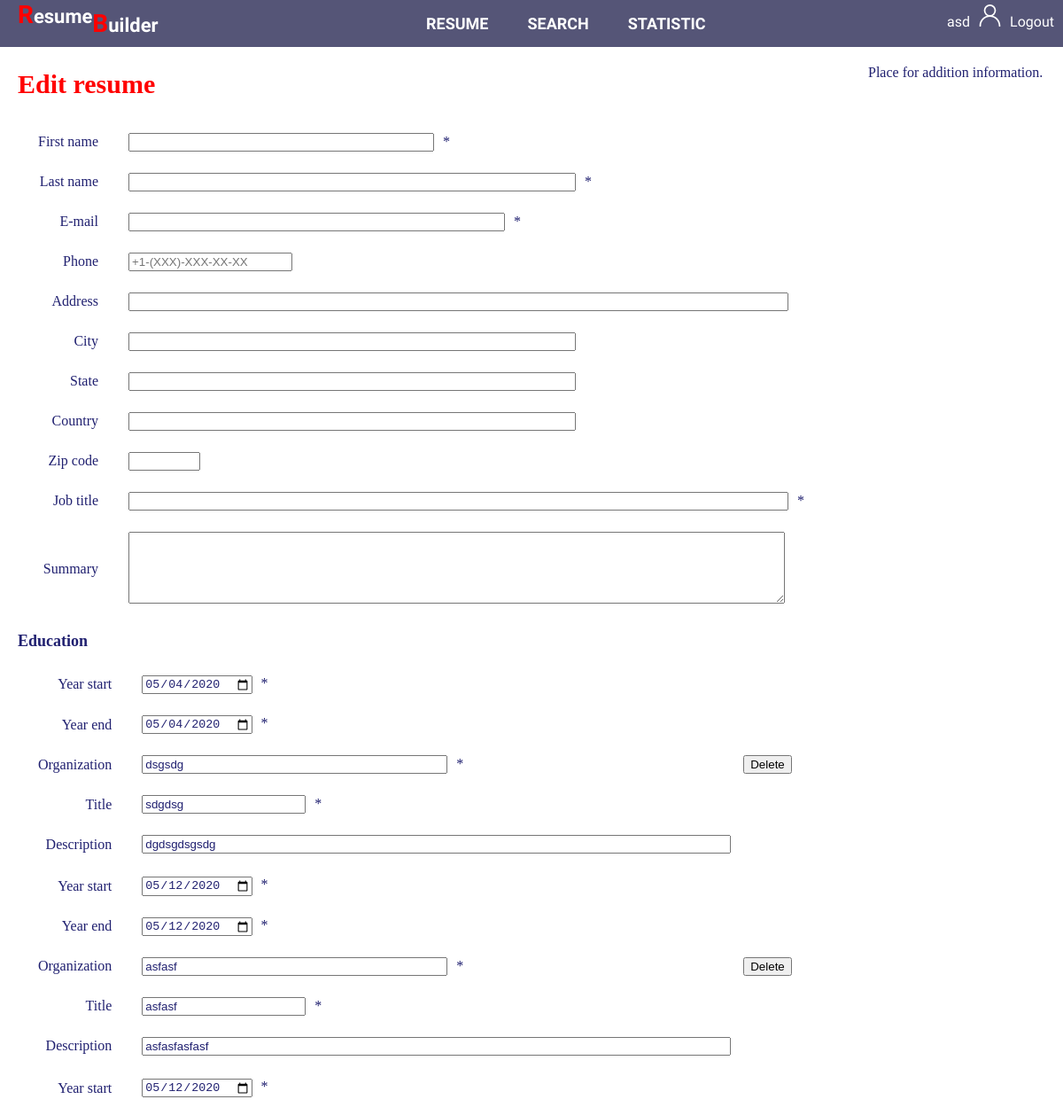
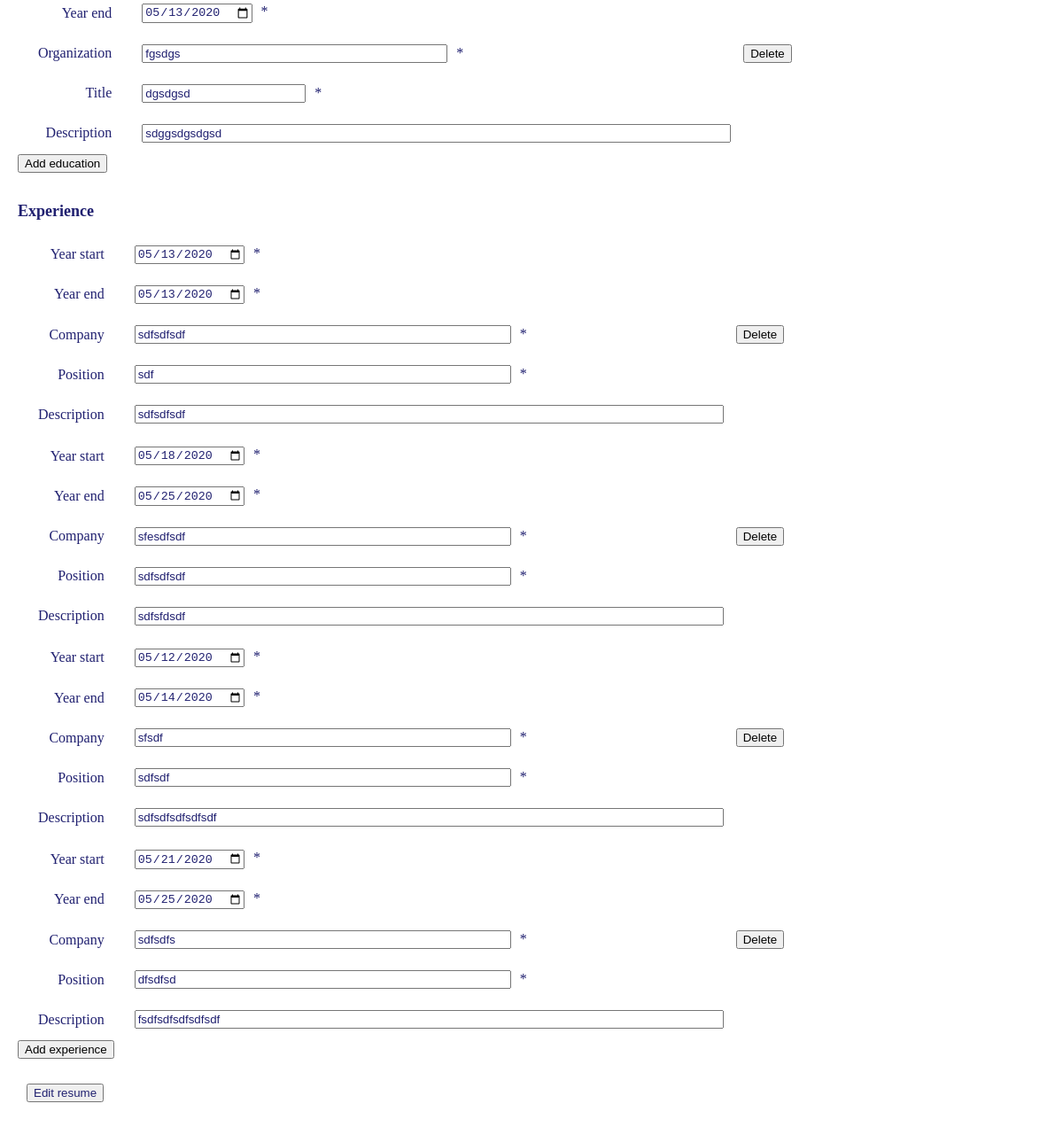
Screenshot of /resume/48/edit/ (signed in) with the database file from the repository (2 pictures, top to bottom).
### resume/models.py (models this page shows)
class Education(models.Model):
	resume_id=models.ForeignKey(Resume, on_delete=models.CASCADE, null=True)
	organization_name=models.CharField("Organization", max_length=70, null=True)
	description=models.CharField("Description", max_length=70, null=True, blank=True)
	title=models.CharField("Title", max_length=70, null=True)
	start_date=models.DateTimeField("Start date", null=True)
	end_date=models.DateTimeField("End date", null=True)

class Experience(models.Model):
	resume_id=models.ForeignKey(Resume, on_delete=models.CASCADE, null=True)
	position=models.CharField("Position", max_length=70, null=True)
	company_name=models.CharField("Organization", max_length=70, null=True)
	description=models.CharField("Description", max_length=70, null=True, blank=True)
	start_date=models.DateTimeField("Start date", null=True)
	end_date=models.DateTimeField("End date", null=True)

### resume/views.py (the view)
# urls.py: path('<int:resume_id>/edit/', views.editresume, name="editresume"),
def editresume(request, resume_id):
	args={}
	args.update(csrf(request))
	if request.user != Resume.objects.get(id=resume_id).user_id:
		return render(request, 'resume/addnew.html', {'error': 'You don\'t have permission edit this page'})
	if request.POST.get('job_title', ''):
		first_name=request.POST.get('first_name', '')
		last_name=request.POST.get('last_name', '')
		email=request.POST.get('email', '')
		phone=request.POST.get('phone', '')
		address=request.POST.get('address', '')
		city=request.POST.get('city', '')
		state=request.POST.get('state', '')
		country=request.POST.get('country', '')
		zip_code=request.POST.get('zip_code', '')
		job_title=request.POST.get('job_title', '')
		summary=request.POST.get('summary', '')
		r=Resume(id=resume_id,
				first_name=first_name,
				last_name=last_name,
				email=email,
				phone=phone,
				address=address,
				city=city,
				state=state,
				country=country,
				zip_code=zip_code,
				summary=summary,
				job_title=job_title,
				user_id=request.user)
		start_dates=request.POST.getlist('year_start', '')
		end_dates=request.POST.getlist('year_end', '')
		organizations=request.POST.getlist('organization', '')
		titles=request.POST.getlist('title', '')
		descriptions=request.POST.getlist('description', '')
		ed_list=[]
		for i in range(len(start_dates)):
			if start_dates[i]!="" and end_dates[i]!="" and organizations[i]!="" and titles[i]!="":
				ed=Education(start_date=start_dates[i],
					end_date=end_dates[i],
					organization_name=organizations[i],
					title=titles[i],
					description=descriptions[i],
					resume_id=r)
				ed_list.append(ed)
		ex_start_dates=request.POST.getlist('ex_year_start', '')
		ex_end_dates=request.POST.getlist('ex_year_end', '')
		companies=request.POST.getlist('company', '')
		positions=request.POST.getlist('position', '')
		ex_descriptions=request.POST.getlist('ex_description', '')
		ex_list=[]
		for i in range(len(ex_start_dates)):
			if ex_start_dates[i]!="" and ex_end_dates[i]!="" and companies[i]!="" and positions[i]!="":
				ex=Experience(start_date=ex_start_dates[i],
						end_date=ex_end_dates[i],
						company_name=companies[i],
						position=positions[i],
						description=ex_descriptions[i],
						resume_id=r)
				ex_list.append(ex)
		try:
			r.save()
			Experience.objects.filter(resume_id=resume_id).delete()
			Education.objects.filter(resume_id=resume_id).delete()
			for x in ed_list:
				x.save()
			for y in ex_list:
				y.save()
			return render(request, 'resume/addnew.html', {'status': 'Resume was edited'})
		except:
			return render(request, 'resume/addnew.html', {'error': 'Something went wrong'})
	else:
		resume=Resume.objects.get(id=resume_id)
		experience=Experience.objects.filter(resume_id=resume_id)
		education=Education.objects.filter(resume_id=resume_id)
		return render(request, 'resume/edit.html', {'resume': resume, 'experience': experience, 'education': education})

### JobMarket/templates/resume/edit.html (shortened to what this page needs)
{% extends 'base.html' %}
{% block content %}
<section class="main_section">
	<div class="content">
		<div class="content_inner">
			<h1>Edit resume</h1>
			{% if status %}
			<p>{{ status }}</p>
			{% else %}
			<form id="resume_form" action="{% url 'resume:editresume' resume.id %}" method="POST">
				<table class="table_for_forms">
					<tr>
						<td class="first_col">
							<label for="first_name">First name</label>
						</td>
						<td class="second_col">
							<input value="{{ resume.first_name }}" type="text" name="first_name" id="first_name" size="40" required>*
						</td>
					</tr>
					<tr>
						<td class="first_col">
							<label for="last_name">Last name</label>
						</td>
						<td class="second_col">
							<input value="{{ resume.last_name }}" type="text" name="last_name" id="last_name"  size="60" required>*
						</td>
					</tr>
					<tr>
						<td class="first_col">
							<label for="email">E-mail</label>
						</td>
						<td class="second_col">
							<input value="{{ resume.email }}" type="text" name="email" id="email"  size="50" required>*
						</td>
					</tr>
					<tr>
						<td class="first_col">
							<label for="phone">Phone</label>
						</td>
						<td class="second_col">
							<input value="{{ resume.phone }}" type="text" name="phone" id="phone" size="20" placeholder="+1-(XXX)-XXX-XX-XX">
						</td>
					</tr>
					<tr>
						<td class="first_col">
							<label for="address">Address</label>
						</td>
						<td class="second_col">
							<input value="{{ resume.address }}" type="text" name="address" id="address" size="90">
						</td>
					</tr>
					<tr>
						<td class="first_col">
							<label for="city">City</label>
						</td>
						<td class="second_col">
							<input value="{{ resume.city }}" type="text" name="city" id="city" size="60">
						</td>
					</tr>
					<tr>
						<td class="first_col">
							<label for="state">State</label>
						</td>
						<td class="second_col">
							<input value="{{ resume.state }}" type="text" name="state" id="state" size="60">
						</td>
					</tr>
					<tr>
						<td class="first_col">
							<label for="country">Country</label>
						</td>
						<td class="second_col">
							<input value="{{ resume.country }}" type="text" name="country" id="country" size="60">
						</td>
					</tr>
					<tr>
						<td class="first_col">
							<label for="zip_code">Zip code</label>
						</td>
						<td class="second_col">
							<input value="{{ resume.zip_code }}" type="text" name="zip_code" id="zip_code" size="7" maxlength="5">
						</td>
					</tr>
					<tr>
						<td class="first_col">
							<label for="job_title">Job title</label>
						</td>
						<td class="second_col">
							<input value="{{ resume.job_title }}" type="text" name="job_title" id="job_title" size="90" required>*
						</td>
					</tr>
					<tr>
						<td class="first_col">
							<label for="summary">Summary</label>
						</td>
						<td class="second_col">
							<textarea name="summary" id="summary" cols="90" rows="5">{{ resume.summary }}</textarea>
						</td>
					</tr>
					</table>
				<h2>Education</h2>
				{% if education %}
				{% for ed in education %}
				{% with y=forloop.counter|stringformat:"s" %}
				<div id="{{ 'education'|add:y }}" name="{{ 'education'|add:y }}" class="education">
					<table class="table_for_forms">
						<tr>
							<td class="first_col">
								<label for="year_start">Year start</label>
							</td>
							<td class="second_col">
								<input value="{{ ed.start_date|date:'Y-m-d' }}" type="date" name="year_start" min="1980-01-01">*
							</td><td></td>
						</tr>
						<tr>
							<td class="first_col">
								<label for="year_end">Year end</label>
							</td>
							<td class="second_col">
								<input value="{{ ed.end_date|date:'Y-m-d' }}" type="date" name="year_end">*
							</td><td></td>
						</tr>
						<tr>
							<td class="first_col">
								<label for="organization">Organization</label>
							</td>
							<td class="second_col">
								<input value="{{ ed.organization_name }}" type="text" name="organization" size="40">*
							</td><td><button class='del_edu' id="{{ 'del_edu'|add:y }}" name="{{ 'del_edu'|add:y }}" onclick="delete_education({{ y }})">Delete</button></td>
						</tr>
						<tr>
							<td class="first_col">
								<label for="title">Title</label>
							</td>
							<td class="second_col">
								<input value="{{ ed.title }}" type="text" name="title" bsize="70">*
							</td><td></td>
						</tr>
						<tr>
							<td class="first_col">
								<label for="description">Description</label>
							</td>
							<td class="second_col">
								<input value="{{ ed.description }}" type="text" name="description" size="80"><br>
							</td><td></td>
						</tr>
					</table>
				</div>
				{% endwith %}
				{% endfor %}
				{% endif %}
				<button class='edu' id="edu" name='edu' onclick="return false">Add education</button><br><br>
				<h2>Experience</h2>
				{% if experience %}
				{% for ex in experience %}
				{% with y=forloop.counter|stringformat:"s" %}
				<div id="{{ 'experience'|add:y }}" name="{{ 'experience'|add:y }}" class="experience">
					<table class="table_for_forms">
						<tr>
							<td class="first_col">
								<label for="ex_year_start">Year start</label>
							</td>
							<td class="second_col">
								<input type="date" value="{{ ex.start_date|date:'Y-m-d' }}" name="ex_year_start" id="ex_year_start" min="1980-01-01">*
							</td><td></td>
						</tr>
						<tr>
							<td class="first_col">
								<label for="ex_year_end">Year end</label>
							</td>
							<td class="second_col">
								<input type="date" value="{{ ex.end_date|date:'Y-m-d' }}" name="ex_year_end" id="ex_year_end">*
							</td><td></td>
						</tr>
						<tr>
							<td class="first_col">
								<label for="company">Company</label>
							</td>
							<td class="second_col">
								<input type="text" value="{{ ex.company_name }}" name="company" id="company" size="50">*
							</td><td><button class='del_exp' id="{{ 'del_exp'|add:y }}" name="{{ 'del_exp'|add:y }}" onclick="delete_experience({{ y }})">Delete</button></td>
						</tr>
						<tr>
							<td class="first_col">
								<label for="position">Position</label>
							</td>
							<td class="second_col">
								<input type="text" value="{{ ex.position }}" name="position" id="position" size="50">*
							</td><td></td>
						</tr>
						<tr>
							<td class="first_col">
								<label for="ex_description">Description</label>
							</td>
							<td class="second_col">
								<input type="text" value="{{ ex.description }}" name="ex_description" id="ex_description" size="80">
							</td><td></td>
						</tr>
					</table>
				</div>
				{% endwith %}
				{% endfor %}
				{% endif %}
				<button class='exp' id="exp" name='exp' onclick="return false">Add experience</button><br><br>
				<input type="submit" value="Edit resume" form="resume_form">
			</form>
			{% endif %}
			<br><br>
	</div></div>
	<div class="addition_information">
		<div class="addition_information_inner">
<p>Place for addition information.</p>
	</div></div>
</section>
{% endblock %}

### JobMarket/templates/base.html (shortened to what this page needs)
<!DOCTYPE html>
<html>
<head>
	{% load static %}
	<link rel="stylesheet" href="{% get_static_prefix %}style.css">
</head>
<body>
<div class="wrapper">
<header>
<div class="header">
<div class="header_inner">
	<div class="for_logo">
	<div class="logo">Resume</div><div class="logo" style="position: relative; top:10px;">Builder</div>
	</div>
	<nav class="main_menu">
		<div class="block_menu">
			<ul>
				<li class="menu"><a href="{% url 'resume:index' %}">RESUME</a></li>
				<li class="menu"><a href="{% url 'search:index' %}">SEARCH</a></li>
				<li class="menu"><a href="{% url 'statistic:index' %}">STATISTIC</a></li>
			</ul>
		</div>
	</nav>
	<div class="user">
		{% if user.is_authenticated %}
		<li class="user_menu">{{ user }}<img class="user_icon" width="25px" height="25px" hspace="10px" src="{% get_static_prefix %}icon-user.svg"><a href="{% url 'logout' %}">Logout</a></li>
		{% else %}
		<li class="user_menu"><a href="{% url 'login' %}">Login</a></li>
		<li class="user_menu"><a href="{% url 'signup' %}">Sign up</a></li>
		{% endif %}
	</div>
</div>
</div>
</header>
{% block content %}{% endblock %}
</div>
</body>
</html>

### resume/static/style.css (style rules this page uses)
body { margin: 0px; padding: 0px; color: #202070; }
.wrapper { height: 100%; width: 100%; margin: 0px; padding: 0px; }
.header { width: 100%; background-color: #555577; color: #fff; left: 0; top: 0; }
.header_inner { display: flex; justify-content: space-between; margin: 0px; padding: 0px; }
.for_logo { margin-left: 20px;; }
.logo { float: left; font-size: 22px; font-weight: 600; font-family: 'Gotu', sans-serif; }
.logo::first-letter { font-size: 28px; color:#ff0000; }
.block_menu { text-align: center; vertical-align: middle; }
.main_menu { color: #fff; }
.menu { display: inline; padding-top: 5px; padding-bottom: 5px; padding-left: 20px; padding-right: 20px; color: #fff; font-family: 'Gotu', sans-serif; font-weight: 600; font-size: 18px; }
.menu a { color: #fff; text-decoration: none; }
.user { text-align: center; vertical-align: middle; padding: 5px; }
.user_menu { display: inline; padding: 5px; color: #fff; font-family: 'Gotu', sans-serif; font-weight: 300; font-size: 16px; }
.user_menu a { color: #fff; text-decoration: none; }
.main_section { color: #202070; }
.content { width: 80%; float:left; position: relative; }
.addition_information { width: 20%; float: right; }
.content_inner { margin:20px; position: relative; }
.addition_information_inner { margin:20px; }
h1 { font-size: 30px; color: #ff0000; }
h2 { font-size: 18px; color: #202070; }
p { color: #202070; }
label { color: #202070; margin: 20px; }
input { color: #202070; margin: 10px; }
textarea { color: #202070; margin: 10px; }
.first_col { text-align: right; }
.second_col { text-align: left; }

### rows the page displays
Education: year_start "05/04/2020", year_end "05/04/2020", organization "dsgsdg", title "sdgdsg", description "dgdsgdsgsdg"
Education: year_start "05/12/2020", year_end "05/12/2020", organization "asfasf", title "asfasf", description "asfasfasfasf"
Education: year_start "05/12/2020", year_end "05/13/2020", organization "fgsdgs", title "dgsdgsd", description "sdggsdgsdgsd"
Experience: ex_year_start "05/13/2020", ex_year_end "05/13/2020", company "sdfsdfsdf", position "sdf", ex_description "sdfsdfsdf"
Experience: ex_year_start "05/18/2020", ex_year_end "05/25/2020", company "sfesdfsdf", position "sdfsdfsdf", ex_description "sdfsfdsdf"
Experience: ex_year_start "05/12/2020", ex_year_end "05/14/2020", company "sfsdf", position "sdfsdf", ex_description "sdfsdfsdfsdfsdf"
Experience: ex_year_start "05/21/2020", ex_year_end "05/25/2020", company "sdfsdfs", position "dfsdfsd", ex_description "fsdfsdfsdfsdfsdf"

### other values shown
{{ user }} "asd"
